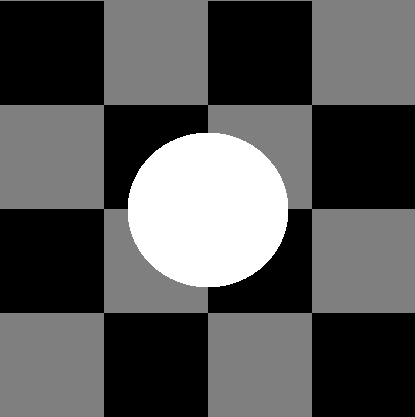
#> input picture input/test1.bmp, 415 x 417 px
$ python add-gaussian-noise.py
#> lines starting #> are read from the running program, lines starting #| are printed output that depends on the picture
#!/usr/bin/env python
# coding: utf-8

# # Add noise

# In[1]:


import handcalcs.render
import cv2
import numpy as np
import matplotlib.pyplot as plt
import matplotlib.image as mpimg
import skimage


# In[2]:


plt.imshow(mpimg.imread("./input/test1.bmp"))
plt.title("Original image")
plt.show()


# In[3]:


def add_gaussian_noise(load_path, save_path, mean, var):
#> called with load_path = './input/test1.bmp', save_path = 'input/test1noisy0-01-.bmp', mean = 0, var = 0.01
    original_img = cv2.imread(load_path)
#> original_img is the input picture: shape (417, 415, 3); min 0, max 255, mean 85.3
    noisy_img = skimage.util.random_noise(original_img, mode='gaussian', mean=mean, var=var)
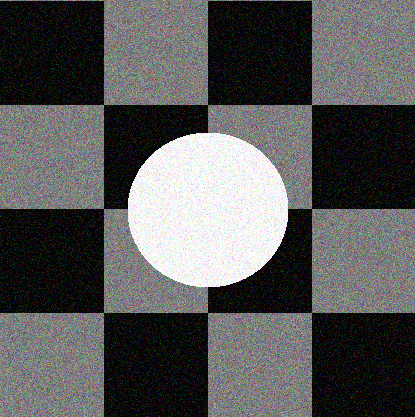
#> noisy_img: shape (417, 415, 3) float64; mean B, G, R 0.348, 0.348, 0.348
    noisy_img = np.array(255*noisy_img, dtype = 'uint8')
    cv2.imwrite(save_path, noisy_img)
    plt.imshow(mpimg.imread(save_path))
    plt.title("Image with "+str(var)+ " noise variance")
    plt.show()
    return


# In[4]:


add_gaussian_noise("./input/test1.bmp","input/test1noisy0-01-.bmp", 0, 0.01)


# In[5]:


add_gaussian_noise("./input/test1.bmp","input/test1noisy0-05-.bmp", 0, 0.05 )
#> call 2 of add_gaussian_noise, with load_path = './input/test1.bmp', save_path = 'input/test1noisy0-05-.bmp', mean = 0, var = 0.05
#> in add_gaussian_noise (call 2), `noisy_img = skimage.util.random_noise(original_img, mode='gaussian', m..`:
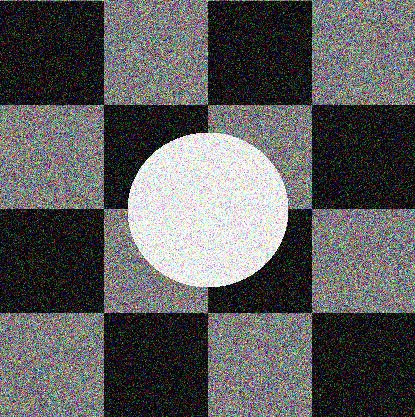
#> noisy_img: shape (417, 415, 3) float64; mean B, G, R 0.364, 0.364, 0.364


# In[6]:


add_gaussian_noise("./input/test1.bmp","input/test1noisy0-09-.bmp", 0, 0.09)
#> call 3 of add_gaussian_noise, with load_path = './input/test1.bmp', save_path = 'input/test1noisy0-09-.bmp', mean = 0, var = 0.09
#> in add_gaussian_noise (call 3), `noisy_img = skimage.util.random_noise(original_img, mode='gaussian', m..`:
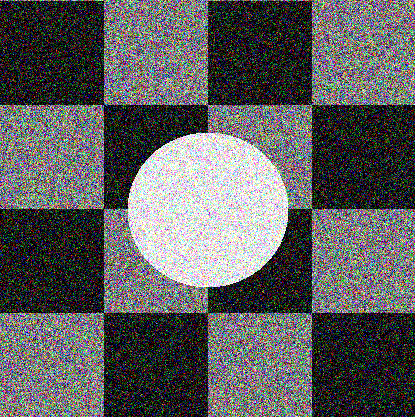
#> noisy_img: shape (417, 415, 3) float64; mean B, G, R 0.374, 0.374, 0.373


# In[7]:


add_gaussian_noise("./input/test1.bmp","input/test1noisy0-3-.bmp", 0, 0.3 )
#> call 4 of add_gaussian_noise, with load_path = './input/test1.bmp', save_path = 'input/test1noisy0-3-.bmp', mean = 0, var = 0.3
#> in add_gaussian_noise (call 4), `noisy_img = skimage.util.random_noise(original_img, mode='gaussian', m..`:
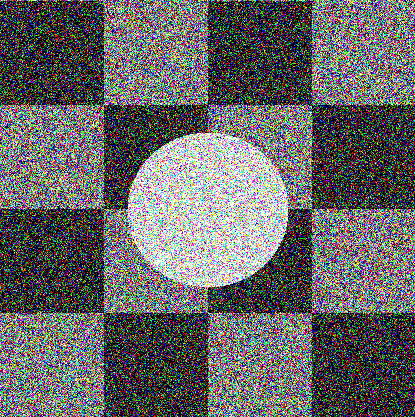
#> noisy_img: shape (417, 415, 3) float64; mean B, G, R 0.404, 0.404, 0.404

$ run again, with input/test2.jpg saved as input/test1.bmp
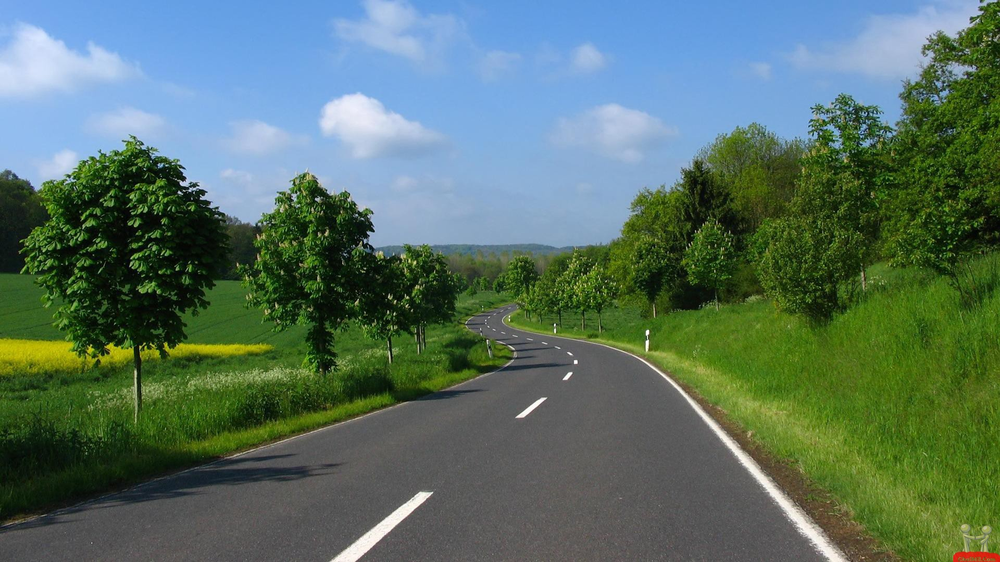
#> input picture input/test2.jpg, 1000 x 562 px, shrunk from 1920 x 1080 before the run
#> in add_gaussian_noise (call 2), `noisy_img = skimage.util.random_noise(original_img, mode='gaussian', m..`:
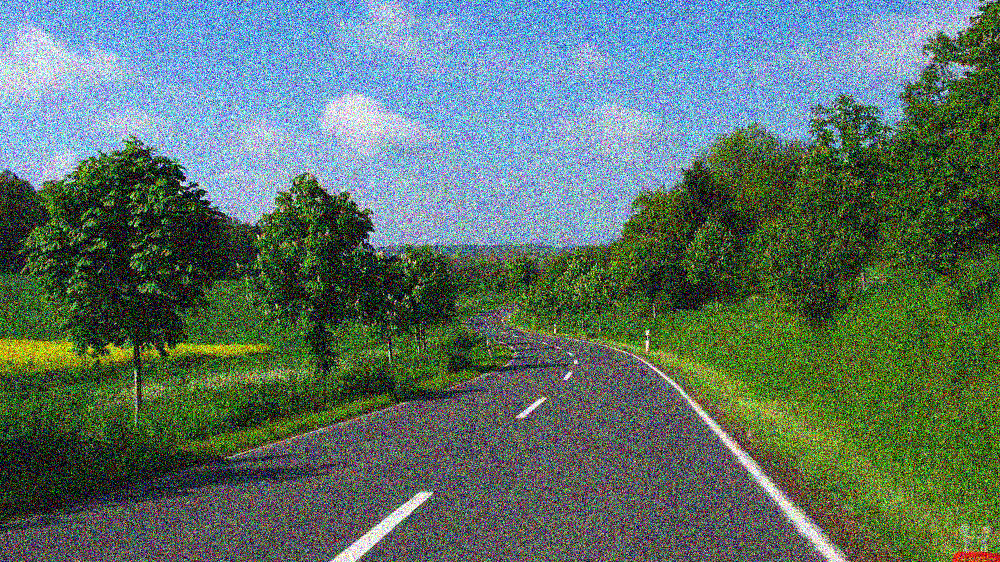
#> noisy_img: shape (562, 1000, 3) float64; mean B, G, R 0.407, 0.449, 0.36
#> in add_gaussian_noise (call 3), `noisy_img = skimage.util.random_noise(original_img, mode='gaussian', m..`:
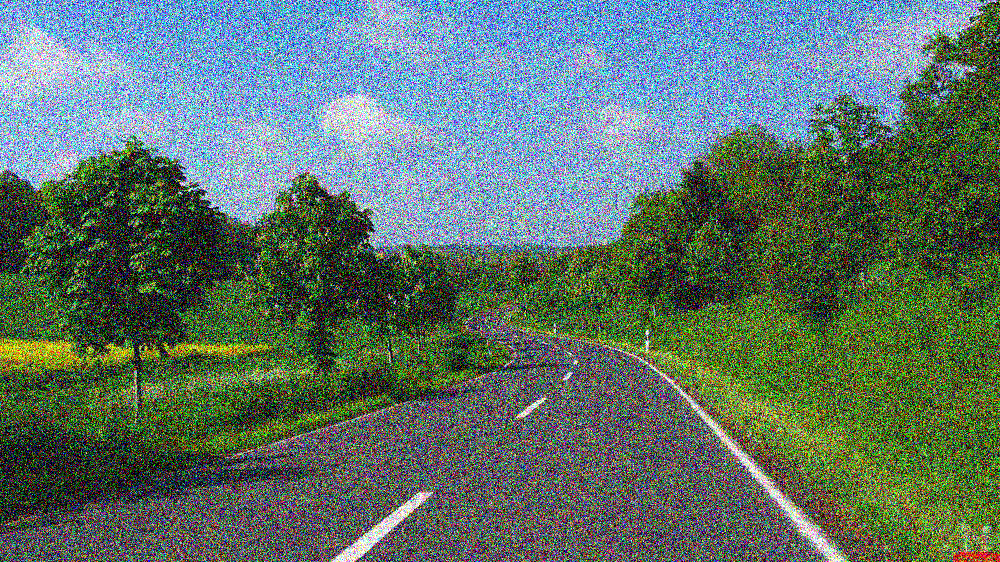
#> noisy_img: shape (562, 1000, 3) float64; mean B, G, R 0.413, 0.452, 0.37
